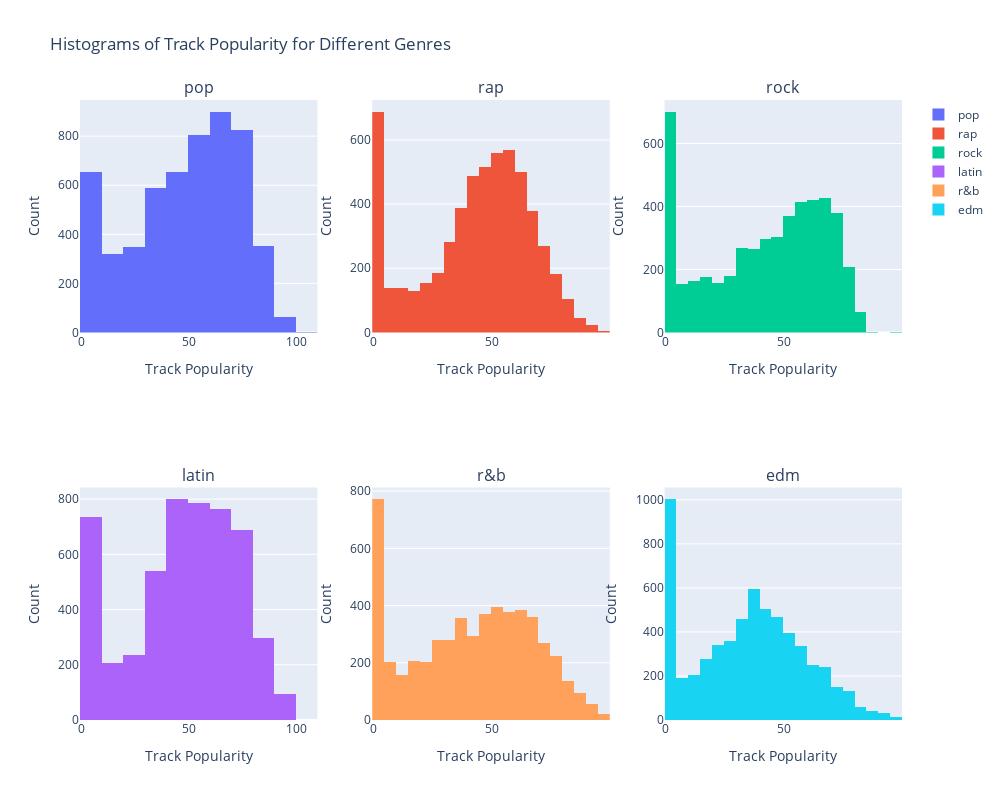

Notebook source saved alongside this figure:
### Markdown cell above
<!-- * Compare the distributions of the average song duration for the different genres using a visualization idiom for statistical analysis
* Create a chart showing the how much the attributes (popularity, danceability, energy, loudness, acousticness, instrumentalness, liveness, valence, tempo) are correlated. Use a proper colormap. 
* visualize a scatter plot with songs released in 2010, representing loudness and danceability on the x-y coordinates, dots colored by genres and using a different mark (pre-attentive) to make a specific artist of your interest evident. -->

### Code cell
# another way to plot the histograms by using plotly

import plotly.graph_objs as go
from plotly.subplots import make_subplots

genres = songs['playlist_genre'].unique()

# Create subplots with 2x3 layout
fig = make_subplots(rows=2, cols=3, subplot_titles=genres)

# Add histograms to the subplots
row = col = 1
for i, genre in enumerate(genres):
    genre_data = songs[songs['playlist_genre'] == genre]
    fig.add_trace(
        go.Histogram(x=genre_data['track_popularity'], nbinsx=20, name=genre),
        row=row, col=col
    )
    
    col += 1
    if col > 3:
        col = 1
        row += 1

# Update layout
fig.update_layout(height=800, width=1000, title_text='Histograms of Track Popularity for Different Genres')
fig.update_xaxes(title_text="Track Popularity")
fig.update_yaxes(title_text="Count")

fig.show()

### Figure 1 — Plotly figure (JSON) as saved in the notebook; plotly's stock layout.template omitted (floating-point values rounded to 4 significant figures; data arrays with more than 128 entries replaced by an {"elided": "..."} marker saying what was removed)
{"data": [{"name": "pop", "nbinsx": 20, "type": "histogram", "x": {"elided": "5507 int values"}, "xaxis": "x", "yaxis": "y"}, {"name": "rap", "nbinsx": 20, "type": "histogram", "x": {"elided": "5743 int values"}, "xaxis": "x2", "yaxis": "y2"}, {"name": "rock", "nbinsx": 20, "type": "histogram", "x": {"elided": "4951 int values"}, "xaxis": "x3", "yaxis": "y3"}, {"name": "latin", "nbinsx": 20, "type": "histogram", "x": {"elided": "5153 int values"}, "xaxis": "x4", "yaxis": "y4"}, {"name": "r&b", "nbinsx": 20, "type": "histogram", "x": {"elided": "5431 int values"}, "xaxis": "x5", "yaxis": "y5"}, {"name": "edm", "nbinsx": 20, "type": "histogram", "x": {"elided": "6043 int values"}, "xaxis": "x6", "yaxis": "y6"}], "layout": {"annotations": [{"font": {"size": 16}, "showarrow": false, "text": "pop", "x": 0.1444, "xanchor": "center", "xref": "paper", "y": 1, "yanchor": "bottom", "yref": "paper"}, {"font": {"size": 16}, "showarrow": false, "text": "rap", "x": 0.5, "xanchor": "center", "xref": "paper", "y": 1, "yanchor": "bottom", "yref": "paper"}, {"font": {"size": 16}, "showarrow": false, "text": "rock", "x": 0.8556, "xanchor": "center", "xref": "paper", "y": 1, "yanchor": "bottom", "yref": "paper"}, {"font": {"size": 16}, "showarrow": false, "text": "latin", "x": 0.1444, "xanchor": "center", "xref": "paper", "y": 0.375, "yanchor": "bottom", "yref": "paper"}, {"font": {"size": 16}, "showarrow": false, "text": "r&b", "x": 0.5, "xanchor": "center", "xref": "paper", "y": 0.375, "yanchor": "bottom", "yref": "paper"}, {"font": {"size": 16}, "showarrow": false, "text": "edm", "x": 0.8556, "xanchor": "center", "xref": "paper", "y": 0.375, "yanchor": "bottom", "yref": "paper"}], "height": 800, "title": {"text": "Histograms of Track Popularity for Different Genres"}, "width": 1000, "xaxis": {"anchor": "y", "domain": [0, 0.2889], "title": {"text": "Track Popularity"}}, "xaxis2": {"anchor": "y2", "domain": [0.3556, 0.6444], "title": {"text": "Track Popularity"}}, "xaxis3": {"anchor": "y3", "domain": [0.7111, 1], "title": {"text": "Track Popularity"}}, "xaxis4": {"anchor": "y4", "domain": [0, 0.2889], "title": {"text": "Track Popularity"}}, "xaxis5": {"anchor": "y5", "domain": [0.3556, 0.6444], "title": {"text": "Track Popularity"}}, "xaxis6": {"anchor": "y6", "domain": [0.7111, 1], "title": {"text": "Track Popularity"}}, "yaxis": {"anchor": "x", "domain": [0.625, 1], "title": {"text": "Count"}}, "yaxis2": {"anchor": "x2", "domain": [0.625, 1], "title": {"text": "Count"}}, "yaxis3": {"anchor": "x3", "domain": [0.625, 1], "title": {"text": "Count"}}, "yaxis4": {"anchor": "x4", "domain": [0, 0.375], "title": {"text": "Count"}}, "yaxis5": {"anchor": "x5", "domain": [0, 0.375], "title": {"text": "Count"}}, "yaxis6": {"anchor": "x6", "domain": [0, 0.375], "title": {"text": "Count"}}}}
